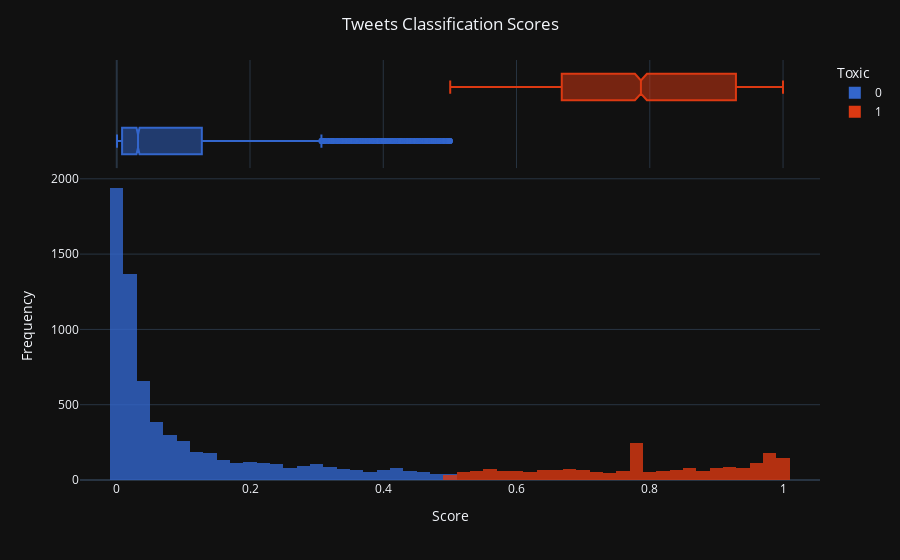

The cell this chart's notebook holds for it:
### Code cell
# Graph 1 - Tweeter score distribution

# Generate dist plot
fig_1 = px.histogram(hist, x="pred_scores", 
                   color="toxic",
                   labels={
                     "pred_scores": "Score",
                   },
                   marginal="box", # or violin, rug
                   template=template,
                   #hover_name='class',
                   color_discrete_sequence=px.colors.qualitative.G10,
                   nbins=50,
                   opacity=0.8
                   )

fig_1.update_layout(
    title={"text": "Tweets Classification Scores", "x": 0.5}, 
    yaxis_title="Frequency",
    barmode='overlay', 
    legend_title_text='Toxic', 
    #paper_bgcolor='rgba(0,0,0,0)',
    #plot_bgcolor='rgba(0,0,0,0)'
)
#fig.show()

### Figure 1 — Plotly figure (JSON) as saved in the notebook; plotly's stock layout.template omitted (floating-point values rounded to 4 significant figures; data arrays with more than 128 entries replaced by an {"elided": "..."} marker saying what was removed)
{"data": [{"alignmentgroup": "True", "bingroup": "x", "hovertemplate": "toxic=0<br>Score=%{x}<br>count=%{y}<extra></extra>", "legendgroup": "0", "marker": {"color": "#3366CC", "opacity": 0.8, "pattern": {"shape": ""}}, "name": "0", "nbinsx": 50, "offsetgroup": "0", "orientation": "v", "showlegend": true, "type": "histogram", "x": {"elided": "6755 float values"}, "xaxis": "x", "yaxis": "y"}, {"alignmentgroup": "True", "hovertemplate": "toxic=0<br>Score=%{x}<extra></extra>", "legendgroup": "0", "marker": {"color": "#3366CC"}, "name": "0", "notched": true, "offsetgroup": "0", "showlegend": false, "type": "box", "x": {"elided": "6755 float values"}, "xaxis": "x2", "yaxis": "y2"}, {"alignmentgroup": "True", "bingroup": "x", "hovertemplate": "toxic=1<br>Score=%{x}<br>count=%{y}<extra></extra>", "legendgroup": "1", "marker": {"color": "#DC3912", "opacity": 0.8, "pattern": {"shape": ""}}, "name": "1", "nbinsx": 50, "offsetgroup": "1", "orientation": "v", "showlegend": true, "type": "histogram", "x": {"elided": "2075 float values"}, "xaxis": "x", "yaxis": "y"}, {"alignmentgroup": "True", "hovertemplate": "toxic=1<br>Score=%{x}<extra></extra>", "legendgroup": "1", "marker": {"color": "#DC3912"}, "name": "1", "notched": true, "offsetgroup": "1", "showlegend": false, "type": "box", "x": {"elided": "2075 float values"}, "xaxis": "x2", "yaxis": "y2"}], "layout": {"barmode": "overlay", "legend": {"title": {"text": "Toxic"}, "tracegroupgap": 0}, "margin": {"t": 60}, "title": {"text": "Tweets Classification Scores", "x": 0.5}, "xaxis": {"anchor": "y", "domain": [0, 1], "title": {"text": "Score"}}, "xaxis2": {"anchor": "y2", "domain": [0, 1], "matches": "x", "showgrid": true, "showticklabels": false}, "yaxis": {"anchor": "x", "domain": [0, 0.7326], "title": {"text": "Frequency"}}, "yaxis2": {"anchor": "x2", "domain": [0.7426, 1], "matches": "y2", "showgrid": false, "showline": false, "showticklabels": false, "ticks": ""}}}
